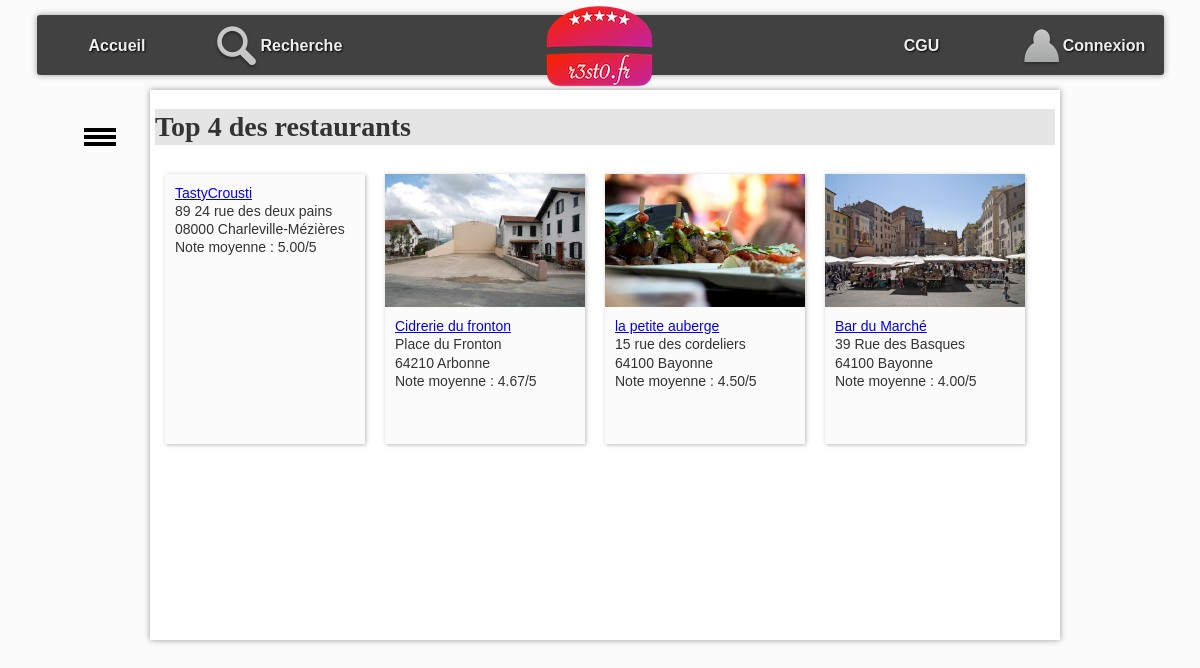
The page / on the database its author committed.
### tables this page shows
CREATE TABLE `resto` (
  `idR` bigint(20) NOT NULL,
  `nomR` varchar(255) DEFAULT NULL,
  `numAdrR` varchar(20) DEFAULT NULL,
  `voieAdrR` varchar(255) DEFAULT NULL,
  `cpR` char(5) DEFAULT NULL,
  `villeR` varchar(255) DEFAULT NULL,
  `latitudeDegR` float DEFAULT NULL,
  `longitudeDegR` float DEFAULT NULL,
  `descR` text DEFAULT NULL,
  `horairesR` text DEFAULT NULL
);

CREATE TABLE `photo` (
  `idP` bigint(20) NOT NULL,
  `cheminP` varchar(255) DEFAULT NULL,
  `idR` bigint(20) DEFAULT NULL
);

### controleur/listeRestos.php (called while the page is built, shortened)
<?php
include_once "$racine/modele/bd.resto.inc.php";
include_once "$racine/modele/bd.photo.inc.php";
$listeRestos = getRestosTop(4);
include "$racine/vue/entete.html.php";
include "$racine/vue/vueListeRestos.php";
include "$racine/vue/pied.html.php";
?>

### index.php (called while the page is built, shortened)
<?php
include "getRacine.php";
include_once "$racine/modele/authentification.inc.php";
if (isset($_GET["action"])) {
    $action = $_GET["action"];
}
else {
    $action = "defaut";
}
$fichier = controleurPrincipal($action);
include "$racine/controleur/$fichier";
?>

### modele/authentification.inc.php (called while the page is built, shortened)
<?php
function isLoggedOn()
{
    $ret = false;
    return $ret;
}

### modele/bd.resto.inc.php (called while the page is built, shortened)
<?php
function getRestosTop($limit = 4)
{
    $resultat = array();
    try {
        $cnx = connexionPDO();
        $req = $cnx->prepare("
            SELECT r.*, AVG(c.note) as noteMoyenne
            FROM resto r
            LEFT JOIN critiquer c ON r.idR = c.idR
            GROUP BY r.idR
            ORDER BY noteMoyenne DESC, r.nomR ASC
            LIMIT :limit
        ");
        $req->bindValue(':limit', $limit, PDO::PARAM_INT);
        $req->execute();
        $resultat = $req->fetchAll(PDO::FETCH_ASSOC);
    } catch (PDOException $e) {
        print "Erreur !: " . $e->getMessage();
        die();
    }
    return $resultat;
}

### modele/bd.photo.inc.php (called while the page is built, shortened)
<?php
function getPhotosByIdR($idR) {
    $resultat = array();
    try {
        $cnx = connexionPDO();
        $req = $cnx->prepare("select * from photo where idR=:idR");
        $req->bindValue(':idR', $idR, PDO::PARAM_INT);
        $req->execute();
        $resultat = $req->fetchAll(PDO::FETCH_ASSOC);
    } catch (PDOException $e) {
        print "Erreur !: " . $e->getMessage();
        die();
    }
    return $resultat;
}
?>

### vue/vueListeRestos.php (the view, shortened to what this page needs)
<h1>Top 4 des restaurants</h1>
<?php
for ($i = 0; $i < count($listeRestos); $i++) {
    $lesPhotos = getPhotosByIdR($listeRestos[$i]['idR']);
    $noteMoyenne = $listeRestos[$i]['noteMoyenne'];
?>
    <div class="card">
        <div class="photoCard">
            <?php if (count($lesPhotos) > 0) { ?>
                <img src="photos/<?= $lesPhotos[0]["cheminP"] ?>" alt="photo du restaurant" />
            <?php } ?>
        </div>
        <div class="descrCard"><?php echo "<a href='./?action=detail&idR=" . $listeRestos[$i]['idR'] . "'>" . $listeRestos[$i]['nomR'] . "</a>"; ?>
            <br />
            <?= $listeRestos[$i]["numAdrR"] ?>
            <?= $listeRestos[$i]["voieAdrR"] ?>
            <br />
            <?= $listeRestos[$i]["cpR"] ?>
            <?= $listeRestos[$i]["villeR"] ?>
            <br />
            <?php if ($noteMoyenne !== null) { ?>
                Note moyenne : <?= number_format($noteMoyenne, 2) ?>/5
            <?php } else { ?>
                Pas encore de notes
            <?php } ?>
        </div>
    </div>
<?php
}
?>

### vue/entete.html.php (shortened to what this page needs)
<!DOCTYPE html PUBLIC "-//W3C//DTD HTML 4.01 Transitional//EN" "http://www.w3.org/TR/html4/loose.dtd">
<html>
    <head>
    </head>
    <body>
    <nav>
        <ul id="menuGeneral">
            <li><a href="./?action=accueil">Accueil</a></li>
            <li><a href="./?action=recherche"><img src="images/rechercher.png" alt="loupe" />Recherche</a></li>
            <li></li>
            <li id="logo"><a href="./?action=accueil"><img src="images/logoBarre.png" alt="logo" /></a></li>
            <li></li>
            <li><a href="./?action=cgu">CGU</a></li>
            <?php if(isLoggedOn()){ ?>
            <li><a href="./?action=profil"><img src="images/profil.png" alt="loupe" />Mon Profil</a></li>
            <?php }
            else{ ?>
            <li><a href="./?action=connexion"><img src="images/profil.png" alt="loupe" />Connexion</a></li>
            <?php } ?>
        </ul>
    </nav>
    <div id="bouton">
        <div></div>
        <div></div>
        <div></div>
    </div>
    <ul id="menuContextuel">
        <li><img src="images/logoBarre.png" alt="logo" /></li>
    </ul>
    <div id="corps">

### vue/pied.html.php
</div>
</body>
</html>

### css/base.css (style rules this page uses)
:root { --largeurPage: 900px; --largeurMenuCont : 200px; --margeCalc: calc((100% - var(--largeurPage)) / 2); --margeMenuHaut : 15px; --hauteurMenuGene:60px; --coulA1:#5A7694; --coulA2:#D7E5ED; --coulB1:#566459; --coulB2:#90974A; --coulC:#CDBCA0; --fondC:#fcfbfb; --padding_cote:5px; }
body { font-family: Arial; color : #333; font-size : 14px; line-height : 1.3; scroll-behavior: smooth; background-color : var(--fondC); }
#logo { text-align : center; }
#corps, #menuContextuel, #menuGeneral { transition-duration : 0.4s; }
#corps { top : 15px; margin-top : calc(var(--hauteurMenuGene) + var(--margeMenuHaut)); padding-bottom : 50px; padding-left : 5px; padding-right : 5px; position : absolute; left : var(--margeCalc); width : var(--largeurPage); background-color : #fff; box-shadow: 0px 0px 6px #999; min-height: 500px; }
#menuContextuel { position : fixed; left : var(--margeCalc); width : var(--largeurPage); background-color : var(--fondC); z-index:0; overflow : hidden; top : calc(var(--hauteurMenuGene) + var(--margeMenuHaut) + 50px); margin-top:0px; padding-top:0px; list-style-type : none; padding-left : 0px; width : var(--largeurMenuCont); border-radius: 3px; }
#bouton { top : calc(var(--hauteurMenuGene) + var(--margeMenuHaut) + 50px); position : fixed; left : calc((100% - var(--largeurPage)) / 2 - 70px); width : 40px; height : 25px; }
#bouton>div { margin-left : 4px; border : 1px solid #000; width : 30px; height : 2px; background-color : #000; margin-top : 3px; }
nav { position:fixed; top:var(--margeMenuHaut); left:0px; width:100%; height:var(--hauteurMenuGene); z-index:100; }
#menuGeneral { text-align : center; width : calc(var(--largeurPage) + 220px + var(--padding_cote) + 2px); height : var(--hauteurMenuGene); background-color : rgba(45,45,45,0.9); color : #fff; margin:auto auto; box-shadow: 0px 0px 6px #999; border-radius: 3px; }
#menuGeneral { list-style-type: none; padding-left : 0px; }
#menuGeneral>li { float : left; width: 14.28%; height : 100%; vertical-align: middle; line-height:60px; }
#logo>a>img { position : relative; top : -10px; }
#menuGeneral>li>a { height : var(--hauteurMenuGene); display : inline-block; vertical-align: middle; color:#eee; text-shadow: 1px 1px 2px #000; text-decoration: none; font-size : 16px; font-weight: bold; }
#menuGeneral>li>a>img { vertical-align: middle; }
#menuContextuel>li { padding-top : 5px; padding-bottom : 5px; margin-top : 0px; margin-bottom : 0px; padding-left : 8px; }
#menuContextuel>li:first-child { text-align : center; }

### css/cgu.css (style rules this page uses)
h1,h2,h3,h4 { font-family: Futura; background-color : rgba(0,0,0,0.1); }

### css/corps.css (style rules this page uses)
div.card { position : relative; width:180px; height : 250px; float:left; padding:10px; margin : 10px; background-color : var(--fondC); box-shadow: 1px 1px 4px #bbb; }
div.photoCard>img { position : relative; top:-10px; left : -10px; max-width : 200px; max-height: 140px; }
div.descrCard { position : relative; top:0px; }

### rows shown on the page
resto: nomR "TastyCrousti", numAdrR "89", voieAdrR "24 rue des deux pains", cpR "08000", villeR "Charleville-Mézières", noteMoyenne "5.00"
resto: photo.cheminP (picture), nomR "Cidrerie du fronton", voieAdrR "Place du Fronton", cpR "64210", villeR "Arbonne", noteMoyenne "4.67"
resto: photo.cheminP (picture), nomR "la petite auberge", numAdrR "15", voieAdrR "rue des cordeliers", cpR "64100", villeR "Bayonne", noteMoyenne "4.50"
resto: photo.cheminP (picture), nomR "Bar du Marché", numAdrR "39", voieAdrR "Rue des Basques", cpR "64100", villeR "Bayonne", noteMoyenne "4.00"
